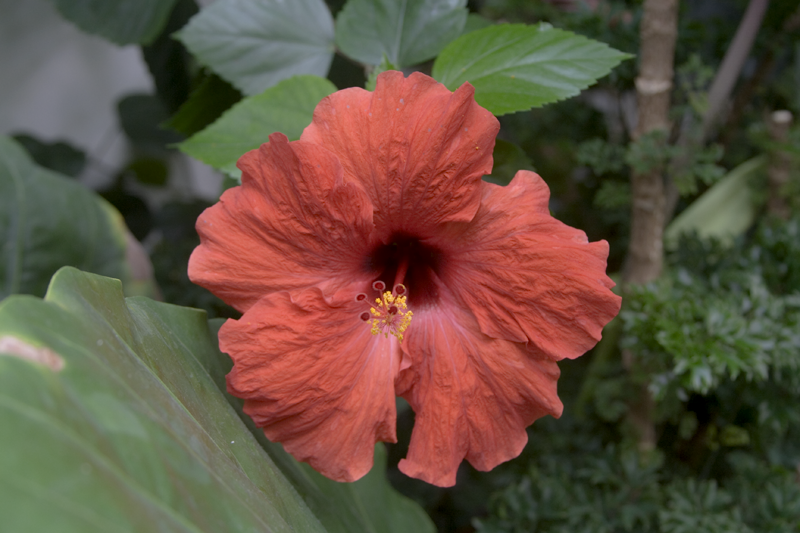
%> input picture +wOFV/MaxPol/MaxPol Package/data/flower.png, 800 x 533 px
$ octave demo_unsharp_masking.m   (GNU Octave 9; MATLAB toolbox functions it lacks are replaced by stand-ins)
%> lines starting %> are read from the running program, lines starting %| are printed output that depends on the picture
### +wOFV/MaxPol/MaxPol Package/demo examples/forward signal and imaging problems/image sharpening (unsharp masking)/directional_sharpening.m
function [out] = directional_sharpening(blurred_image, params)

%%
 warning off
blurred_image = double(blurred_image);
%%
Theta = [0: params.degree_step: pi-params.degree_step];
image_laplacian = 0;
K = 0;
for orienting_iteration = 1: numel(Theta)
    theta = Theta(orienting_iteration);
    switch params.method
        case 'MaxPol'
            [S{1}] = derivdirec(params.l, params.px, params.py, 2, theta, true);
            K = K + S{1};
        case 'Savitzky_Golay'
            [S{1}] = derivdirec_SavitzkyGolay(params.l, params.px, params.py, 2, theta, true);
            K = K + S{1};
        case 'gaussian'
            [S{1}] = derivdirec_Gaussian(params.l, params.sig, params.sig, 2, theta);
            K = K + S{1};
        case 'Farid_Simoncelli'
            [S] = steerable_OD_FaridSimoncelli(params.l, theta);
            K = K + S{3};
    end
end

image_laplacian = imfilter(blurred_image, K, 'symmetric', 'conv');
sharpened_image = blurred_image - params.lambda * image_laplacian / sqrt(numel(Theta)) / 2;
warning on
%%  excute output
out.sharpened_image = sharpened_image;
out.blurred_image = blurred_image;
out.image_laplacian = image_laplacian;

### +wOFV/MaxPol/MaxPol Package/demo examples/forward signal and imaging problems/image sharpening (unsharp masking)/demo_unsharp_masking.m
close all
clear all
clc

%%
current_directory = pwd;
cd ..
cd ..
cd ..
addpath([cd, filesep, 'utilities'])
addpath([cd, filesep, 'data'])
addpath([cd, filesep, 'third party codes'])
addpath([cd, filesep, 'third party codes', filesep, 'Savitzky Golay'])
addpath([cd, filesep, 'third party codes', filesep, 'SI'])
cd(current_directory)

%%
params.lambda = 1;
params.cut = 13;
do_histogram_correction = false;

%%  load image library
image_name = 'flower';
reference_RGB = imread([image_name, '.png']);
%> reference_RGB is the input picture: size 533x800x3 uint8; mean R, G, B 99.7, 80.8, 64.2
if true
    %     imshow(reference_RGB)
    %     rect = getrect;
    rect = [164    32   479   501];
    reference_RGB = reference_RGB(rect(2): rect(2) + rect(4)-1, rect(1): rect(1) + rect(3)-1, :);
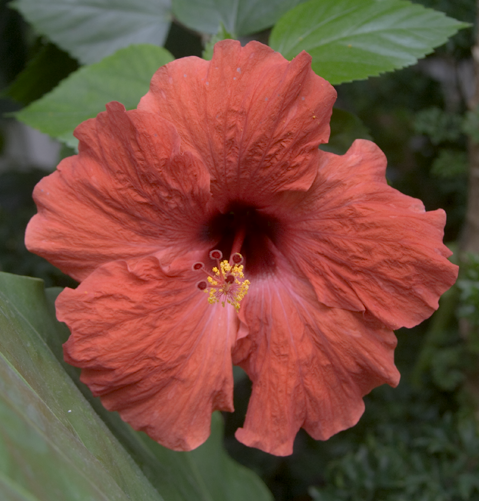
%> reference_RGB: size 501x479x3 uint8; mean R, G, B 118.5, 76.7, 61.5
    close all
end

blurred_image_RGB = reference_RGB;
blurred_image_RGB_post = blurred_image_RGB(params.cut+1: end-params.cut, params.cut+1: end-params.cut, :);
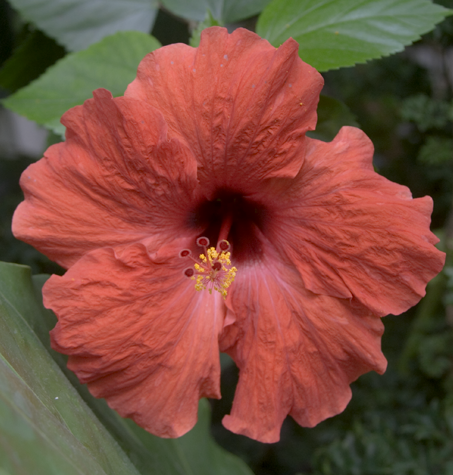
%> blurred_image_RGB_post: size 475x453x3 uint8; mean R, G, B 124.1, 76.2, 61.6
reference_RGB_post = reference_RGB(params.cut+1: end-params.cut, params.cut+1: end-params.cut, :);

%%  convert RGB to Lab and apply unsharp masking only on Lightness channel
[m, n, q] = size(reference_RGB_post);
%> m = 475; n = 453; q = 3
reference_Lab = rgb2lab(reference_RGB);
%> reference_Lab: size 501x479x3 double; mean of channels 1, 2, 3 37.6, 14.7, 17.7
blurred_image_Lab = rgb2lab(blurred_image_RGB);
reference_image = reference_Lab(:, :, 1);
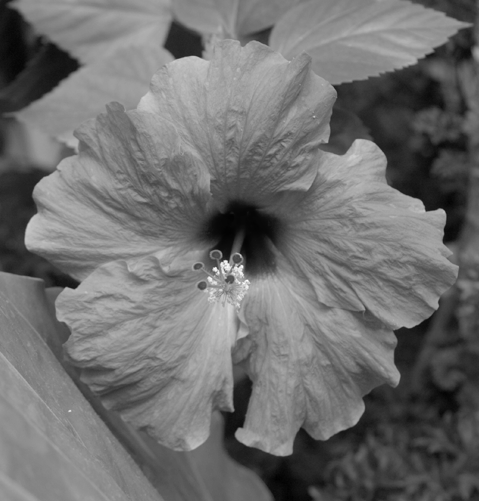
%> reference_image: size 501x479 double; min 0.196, max 86.44, mean 37.6; drawn with min black and max white
blurred_image = blurred_image_Lab(:, :, 1);
params.ref_image = reference_image;

%%  parameter setup
%
params.l = 6;
params.sig = 0.67;
params.degree_step = pi/32;
params.method = 'gaussian';
[out_gaussian] = directional_sharpening(blurred_image, params);
%> in directional_sharpening, `Theta = [0: params.degree_step: pi-params.degree_step];`: Theta = 32 values from 0 to 3.04
%> the loop in directional_sharpening, `for orienting_iteration = 1: numel(Theta)` made 1 pass
%> theta on pass 1: 0
%> the run ends on the next line
